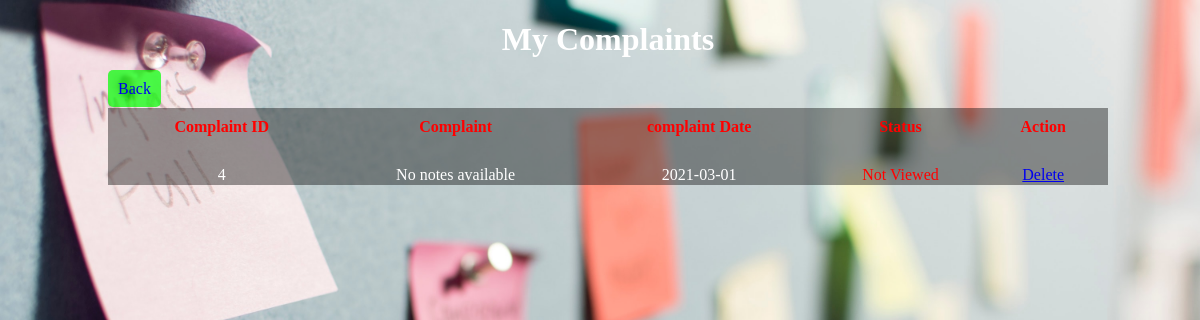
The page /academy_management_system-master/view_complaint_stud.php (signed in) on the database its author committed.
### tables this page shows
CREATE TABLE `complaint_tb` (
  `complaint_id` int(5) NOT NULL,
  `complaint` varchar(100) NOT NULL,
  `complaint_date` date NOT NULL,
  `login_id` int(10) NOT NULL,
  `complaint_status` enum('0','1','2','3') NOT NULL
);

### academy_management_system-master/view_complaint_stud.php (the view, shortened to what this page needs)
<?php
	require('db_connectivity.php');
?>
<!DOCTYPE html>
<html>
	<head>
		<link rel="stylesheet" href="css/view_complaint.css">
	</head>
	<body class="table">
	 <div>
	    <h1>My Complaints</h1>
		<a class="add_new" href="stud_home.php">Back</a>
		<table>
			<thead>
				<tr>
					<th>Complaint ID</th>
					<th>Complaint</th>
					<th>complaint Date</th>
					<th>Status</th>
					<th>Action</th>
				</tr>
			</thead>
			<tbody>
				<?php
				     $id=$_SESSION['id'];
					$sql="select * from complaint_tb where login_id=$id";
					if(mysqli_query($mysql,$sql))
					{
						$result=mysqli_query($mysql,$sql);
						if(mysqli_num_rows($result)>0)
						{
							while($row=mysqli_fetch_assoc($result))
							{
								echo "<tr>
									<td>".$row['complaint_id']."</td>
									<td>".$row['complaint']."</td>
									<td>".$row['complaint_date']."</td>";
							if($row['complaint_status']=='0')
							     echo "<td style='color:red'>Not Viewed</td>";
								echo "
									<td><a href='delete_complaint.php?id=".$row['complaint_id']."'>Delete</td>
								  </tr>";
							}
						}
					}
				?>
			</tbody>
		</table>
	  </div>
	</body>
</html>

### academy_management_system-master/css/view_complaint.css (style rules this page uses)
.table { background-image:url("../img/complaint6.jpg"); background-size:cover; background-repeat:no-repeat; width:100%; }
h1 { text-align:center; color:white; }
table { border:0px solid; border-collapse:collapse; background-color:rgba(0,0,0,0.4); width:1000px; height:auto; margin-left:100px; padding:10px; margin-top:10px; }
th { margin-top:100px; border:0px solid; border-collapse:collapse; text-align:center; color:red; padding:10px; }
td { padding-top:20px; border:0px solid; margin-top:50px; border-collapse:collapse; text-align:center; color:white; }
.add_new { border:0px solid; text-decoration:none; border-radius:5px; background-color:rgba(0,255,0,0.7); margin-left:100px; width:100px; height:auto; padding:10px; }

### rows shown on the page
complaint_tb: complaint_id "4", complaint "No notes available", complaint_date "2021-03-01", complaint_status "Not Viewed"
